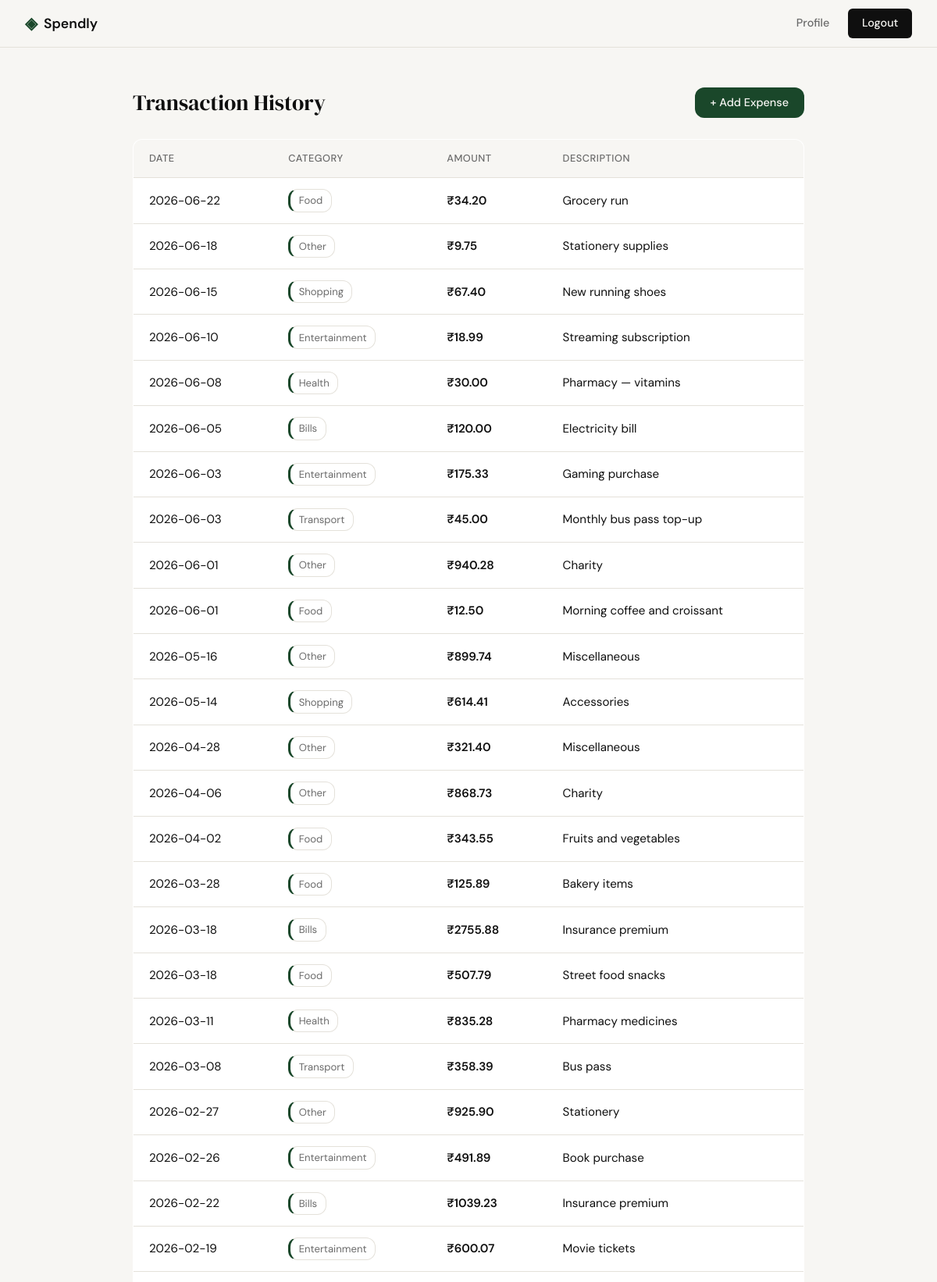
/expenses (signed in, upper part), run on the app's committed database.
### tables this page shows
CREATE TABLE expenses (
            id          INTEGER PRIMARY KEY AUTOINCREMENT,
            user_id     INTEGER NOT NULL REFERENCES users(id),
            amount      REAL    NOT NULL,
            category    TEXT    NOT NULL,
            date        TEXT    NOT NULL,
            description TEXT,
            created_at  TEXT    DEFAULT (datetime('now'))
        );

### app.py (the view)
@app.route("/expenses")
def expenses():
    if not session.get("user_id"):
        return redirect(url_for("login"))
    rows = get_expenses(session["user_id"])
    return render_template("expenses.html", expenses=rows)

### database/db.py (called while the page is built)
def get_db():
    db = sqlite3.connect(DB_PATH)
    db.row_factory = sqlite3.Row
    db.execute('PRAGMA foreign_keys = ON')
    return db

def get_expenses(user_id):
    db = get_db()
    rows = db.execute(
        'SELECT id, amount, category, date, description, created_at '
        'FROM expenses WHERE user_id = ? ORDER BY date DESC, id DESC',
        (user_id,)
    ).fetchall()
    db.close()
    return rows

### templates/expenses.html (shortened to what this page needs)
{% extends "base.html" %}
{% block head %}
    <link rel="stylesheet" href="{{ url_for('static', filename='css/expenses.css') }}">
{% endblock %}
{% block content %}
<section class="expenses-section">
    <div class="expenses-container">
        <div class="expenses-header">
            <h1>Transaction History</h1>
            <a href="{{ url_for('add_expense') }}" class="btn-add">+ Add Expense</a>
        </div>
        {% if expenses %}
            <table class="expenses-table">
                <thead>
                    <tr>
                        <th>Date</th>
                        <th>Category</th>
                        <th>Amount</th>
                        <th>Description</th>
                    </tr>
                </thead>
                <tbody>
                    {% for expense in expenses %}
                    <tr>
                        <td>{{ expense['date'] }}</td>
                        <td><span class="expense-category">{{ expense['category'] }}</span></td>
                        <td class="expense-amount">&#8377;{{ "%.2f"|format(expense['amount']) }}</td>
                        <td>{{ expense['description'] or '—' }}</td>
                    </tr>
                    {% endfor %}
                </tbody>
            </table>
        {% else %}
            <div class="expenses-empty">
                <p>No expenses recorded yet.</p>
                <a href="{{ url_for('add_expense') }}">Add your first expense</a>
            </div>
        {% endif %}
    </div>
</section>
{% endblock %}

### static/css/style.css (style rules this page uses)
:root { --ink: #0f0f0f; --ink-soft: #2d2d2d; --ink-muted: #6b6b6b; --ink-faint: #a0a0a0; --paper: #f7f6f3; --paper-warm: #f0ede6; --paper-card: #ffffff; --accent: #1a472a; --accent-light: #e8f0eb; --accent-2: #c17f24; --accent-2-light: #fdf3e3; --danger: #c0392b; --danger-light: #fdecea; --border: #e4e1da; --border-soft: #eeebe4; --font-display: 'DM Serif Display', Georgia, serif; --font-body: 'DM Sans', system-ui, sans-serif; --max-width: 1200px; --auth-width: 440px; --radius-sm: 6px; --radius-md: 12px; --radius-lg: 20px; }
*, *::before, *::after { box-sizing: border-box; margin: 0; padding: 0; }
html { font-size: 16px; scroll-behavior: smooth; }
body { background: var(--paper); color: var(--ink); font-family: var(--font-body); font-size: 1rem; line-height: 1.6; -webkit-font-smoothing: antialiased; }
a { color: inherit; text-decoration: none; }

### static/css/expenses.css (style rules this page uses)
.expenses-section { min-height: calc(100vh - 60px); display: flex; align-items: flex-start; justify-content: center; padding: 3rem 1.5rem; background: var(--paper); }
.expenses-container { width: 100%; max-width: 860px; display: flex; flex-direction: column; gap: 1.5rem; }
.expenses-header { display: flex; align-items: center; justify-content: space-between; flex-wrap: wrap; gap: 1rem; }
.expenses-header h1 { font-family: var(--font-display); font-size: 1.75rem; font-weight: 400; color: var(--ink); margin: 0; }
.btn-add { display: inline-block; padding: 0.5rem 1.25rem; background: var(--accent); color: var(--paper); border-radius: var(--radius-md); font-size: 0.9rem; font-weight: 500; text-decoration: none; transition: opacity 0.15s ease; }
.expenses-table { width: 100%; border-collapse: collapse; background: var(--paper-card); border: 1px solid var(--border); border-radius: var(--radius-md); overflow: hidden; }
.expenses-table thead { background: var(--paper); border-bottom: 1px solid var(--border); }
.expenses-table th { padding: 0.875rem 1.25rem; text-align: left; font-size: 0.8rem; font-weight: 500; color: var(--ink-muted); text-transform: uppercase; letter-spacing: 0.04em; }
.expenses-table td { padding: 0.875rem 1.25rem; font-size: 0.95rem; color: var(--ink); border-top: 1px solid var(--border); vertical-align: middle; }
.expenses-table tbody tr:first-child td { border-top: none; }
.expense-amount { font-variant-numeric: tabular-nums; font-weight: 600; color: var(--ink); white-space: nowrap; }
.expense-category { display: inline-block; padding: 0.2rem 0.65rem; border: 1px solid var(--border); border-left: 3px solid var(--accent); border-radius: var(--radius-md); font-size: 0.82rem; color: var(--ink-muted); white-space: nowrap; }

### data on the page
expenses: date "2026-06-22", category "Food", amount "34.20", description "Grocery run"
expenses: date "2026-06-18", category "Other", amount "9.75", description "Stationery supplies"
expenses: date "2026-06-15", category "Shopping", amount "67.40", description "New running shoes"
expenses: date "2026-06-10", category "Entertainment", amount "18.99", description "Streaming subscription"
expenses: date "2026-06-08", category "Health", amount "30.00", description "Pharmacy — vitamins"
expenses: date "2026-06-05", category "Bills", amount "120.00", description "Electricity bill"
expenses: date "2026-06-03", category "Entertainment", amount "175.33", description "Gaming purchase"
expenses: date "2026-06-03", category "Transport", amount "45.00", description "Monthly bus pass top-up"
expenses: date "2026-06-01", category "Other", amount "940.28", description "Charity"
expenses: date "2026-06-01", category "Food", amount "12.50", description "Morning coffee and croissant"
expenses: date "2026-05-16", category "Other", amount "899.74", description "Miscellaneous"
expenses: date "2026-05-14", category "Shopping", amount "614.41", description "Accessories"
expenses: date "2026-04-28", category "Other", amount "321.40", description "Miscellaneous"
expenses: date "2026-04-06", category "Other", amount "868.73", description "Charity"
expenses: date "2026-04-02", category "Food", amount "343.55", description "Fruits and vegetables"
expenses: date "2026-03-28", category "Food", amount "125.89", description "Bakery items"
expenses: date "2026-03-18", category "Bills", amount "2755.88", description "Insurance premium"
expenses: date "2026-03-18", category "Food", amount "507.79", description "Street food snacks"
expenses: date "2026-03-11", category "Health", amount "835.28", description "Pharmacy medicines"
expenses: date "2026-03-08", category "Transport", amount "358.39", description "Bus pass"
expenses: date "2026-02-27", category "Other", amount "925.90", description "Stationery"
expenses: date "2026-02-26", category "Entertainment", amount "491.89", description "Book purchase"
expenses: date "2026-02-22", category "Bills", amount "1039.23", description "Insurance premium"
expenses: date "2026-02-19", category "Entertainment", amount "600.07", description "Movie tickets"
